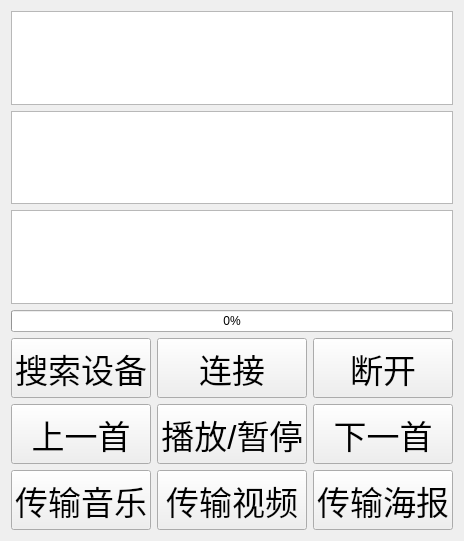
<?xml version="1.0" encoding="UTF-8"?>
<ui version="4.0">
 <class>MainWindow</class>
 <widget class="QMainWindow" name="MainWindow">
  <property name="geometry">
   <rect>
    <x>0</x>
    <y>0</y>
    <width>447</width>
    <height>541</height>
   </rect>
  </property>
  <property name="windowTitle">
   <string>MainWindow</string>
  </property>
  <widget class="QWidget" name="centralWidget">
   <layout class="QVBoxLayout" name="verticalLayout">
    <item>
     <widget class="QListWidget" name="bluelist">
      <property name="font">
       <font>
        <pointsize>13</pointsize>
       </font>
      </property>
     </widget>
    </item>
    <item>
     <widget class="QListWidget" name="musiclist">
      <property name="font">
       <font>
        <pointsize>13</pointsize>
       </font>
      </property>
     </widget>
    </item>
    <item>
     <widget class="QTextBrowser" name="bluemsg"/>
    </item>
    <item>
     <widget class="QProgressBar" name="progressBar">
      <property name="value">
       <number>0</number>
      </property>
     </widget>
    </item>
    <item>
     <layout class="QGridLayout" name="gridLayout">
      <item row="0" column="0">
       <widget class="QPushButton" name="blue_search">
        <property name="minimumSize">
         <size>
          <width>0</width>
          <height>60</height>
         </size>
        </property>
        <property name="font">
         <font>
          <pointsize>25</pointsize>
         </font>
        </property>
        <property name="styleSheet">
         <string notr="true"/>
        </property>
        <property name="text">
         <string>搜索设备</string>
        </property>
       </widget>
      </item>
      <item row="0" column="1">
       <widget class="QPushButton" name="blue_connect">
        <property name="minimumSize">
         <size>
          <width>0</width>
          <height>60</height>
         </size>
        </property>
        <property name="font">
         <font>
          <pointsize>25</pointsize>
         </font>
        </property>
        <property name="styleSheet">
         <string notr="true"/>
        </property>
        <property name="text">
         <string>连接</string>
        </property>
       </widget>
      </item>
      <item row="0" column="2">
       <widget class="QPushButton" name="blue_disconnect">
        <property name="minimumSize">
         <size>
          <width>0</width>
          <height>60</height>
         </size>
        </property>
        <property name="font">
         <font>
          <pointsize>25</pointsize>
         </font>
        </property>
        <property name="styleSheet">
         <string notr="true"/>
        </property>
        <property name="text">
         <string>断开</string>
        </property>
       </widget>
      </item>
      <item row="1" column="0">
       <widget class="QPushButton" name="blue_prev">
        <property name="minimumSize">
         <size>
          <width>0</width>
          <height>60</height>
         </size>
        </property>
        <property name="font">
         <font>
          <family>AcadEref</family>
          <pointsize>25</pointsize>
          <weight>50</weight>
          <italic>false</italic>
          <bold>false</bold>
         </font>
        </property>
        <property name="styleSheet">
         <string notr="true"/>
        </property>
        <property name="text">
         <string>上一首</string>
        </property>
       </widget>
      </item>
      <item row="1" column="1">
       <widget class="QPushButton" name="blue_ss">
        <property name="minimumSize">
         <size>
          <width>0</width>
          <height>60</height>
         </size>
        </property>
        <property name="font">
         <font>
          <pointsize>25</pointsize>
         </font>
        </property>
        <property name="styleSheet">
         <string notr="true"/>
        </property>
        <property name="text">
         <string>播放/暂停</string>
        </property>
        <property name="checkable">
         <bool>false</bool>
        </property>
       </widget>
      </item>
      <item row="1" column="2">
       <widget class="QPushButton" name="blue_next">
        <property name="minimumSize">
         <size>
          <width>0</width>
          <height>60</height>
         </size>
        </property>
        <property name="font">
         <font>
          <pointsize>25</pointsize>
         </font>
        </property>
        <property name="styleSheet">
         <string notr="true"/>
        </property>
        <property name="text">
         <string>下一首</string>
        </property>
       </widget>
      </item>
      <item row="2" column="0">
       <widget class="QPushButton" name="blue_file">
        <property name="minimumSize">
         <size>
          <width>0</width>
          <height>60</height>
         </size>
        </property>
        <property name="font">
         <font>
          <pointsize>25</pointsize>
         </font>
        </property>
        <property name="styleSheet">
         <string notr="true"/>
        </property>
        <property name="text">
         <string>传输音乐</string>
        </property>
       </widget>
      </item>
      <item row="2" column="1">
       <widget class="QPushButton" name="blue_send_5">
        <property name="minimumSize">
         <size>
          <width>0</width>
          <height>60</height>
         </size>
        </property>
        <property name="font">
         <font>
          <pointsize>25</pointsize>
         </font>
        </property>
        <property name="styleSheet">
         <string notr="true"/>
        </property>
        <property name="text">
         <string>传输视频</string>
        </property>
       </widget>
      </item>
      <item row="2" column="2">
       <widget class="QPushButton" name="blue_send_6">
        <property name="minimumSize">
         <size>
          <width>0</width>
          <height>60</height>
         </size>
        </property>
        <property name="font">
         <font>
          <pointsize>25</pointsize>
         </font>
        </property>
        <property name="styleSheet">
         <string notr="true"/>
        </property>
        <property name="text">
         <string>传输海报</string>
        </property>
       </widget>
      </item>
     </layout>
    </item>
   </layout>
  </widget>
 </widget>
 <layoutdefault spacing="6" margin="11"/>
 <resources/>
 <connections/>
</ui>
